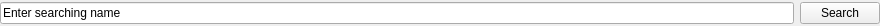
<?xml version="1.0" encoding="UTF-8"?>
<ui version="4.0">
 <class>SearchingBarModule</class>
 <widget class="QWidget" name="SearchingBarModule">
  <property name="geometry">
   <rect>
    <x>0</x>
    <y>0</y>
    <width>880</width>
    <height>26</height>
   </rect>
  </property>
  <property name="windowTitle">
   <string>Form</string>
  </property>
  <layout class="QGridLayout" name="gridLayout">
   <property name="leftMargin">
    <number>0</number>
   </property>
   <property name="topMargin">
    <number>0</number>
   </property>
   <property name="rightMargin">
    <number>0</number>
   </property>
   <property name="bottomMargin">
    <number>0</number>
   </property>
   <item row="0" column="0">
    <widget class="QLineEdit" name="searchingLineEdit">
     <property name="text">
      <string>Enter searching name</string>
     </property>
    </widget>
   </item>
   <item row="0" column="1">
    <widget class="QPushButton" name="searchingButton">
     <property name="text">
      <string>Search</string>
     </property>
     <property name="icon">
      <iconset resource="../../../resources/resources.qrc">
       <normaloff>:/fileSystemIcons/fileSystemIcons/search.png</normaloff>:/fileSystemIcons/fileSystemIcons/search.png</iconset>
     </property>
    </widget>
   </item>
  </layout>
 </widget>
 <resources>
  <include location="../../../resources/resources.qrc"/>
  <include location="../../../resources/resources.qrc"/>
 </resources>
 <connections/>
</ui>
